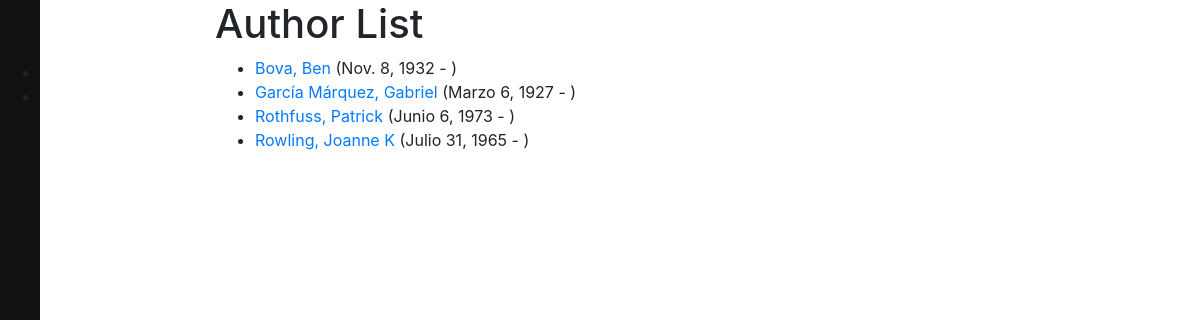
The app's page /catalog/authors/, older data.
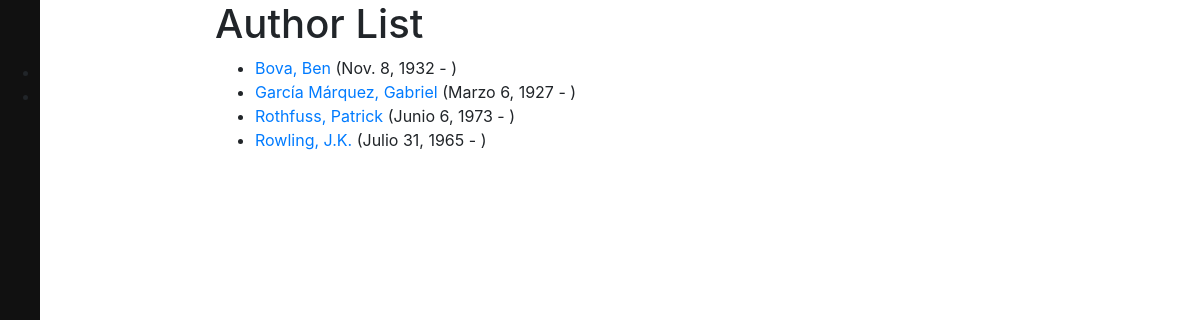
The same page, newer data.
### catalog/models.py (models this page shows, shortened)
class Author(models.Model):
    first_name = models.CharField(max_length=100)
    last_name = models.CharField(max_length=100)
    date_of_birth = models.DateField(null=True, blank=True)
    date_of_death = models.DateField('Died', null=True, blank=True)
    class Meta:
        ordering = ['last_name']
        permissions = (("can_modify_author", "Add, Modify and Delete author"),)
    def get_absolute_url(self):
        return reverse('author-detail', args=[str(self.id)])

### catalog/views.py (the view)
# urls.py: path('authors/',views.AuthorListView.as_view(),name='authors'),
class AuthorListView(generic.ListView):
    model = Author
    context_object_name = 'author_list'   # your own name for the list as a template variable
    template_name = 'author_list.html'  # Specify your own template name/location
    paginate_by = 5

### template/author_list.html (shortened to what this page needs)
{% extends "base_generic.html" %}
{% block content %}
  <h1>Author List</h1>
  {% if author_list %}
  <ul>
    {% for author in author_list %}
      <li>
        <a href="{{ author.get_absolute_url }}">{{ author.last_name}}, {{author.first_name}}</a> ({{author.date_of_birth}} - )
      </li>
    {% endfor %}
  </ul>
  {% else %}
    <p>There are no books in the library.</p>
  {% endif %}
{% endblock %}

Row changes from the older to the newer data that the page shows:
changed Author "Rowling": first_name "Joanne K" → "J.K."
